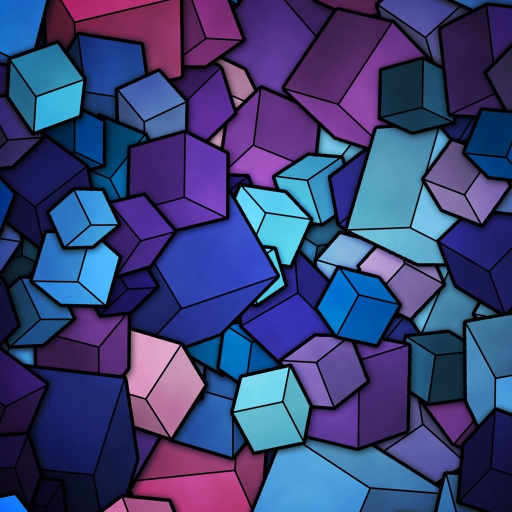
#> input picture assets/corners.jpg, 1024 x 1024 px, found by its file name (shown at 1/2 size)
$ python CornerDetection.py
#> lines starting #> are read from the running program, lines starting #| are printed output that depends on the picture; after the words box and inside, x2 and y2 are one past the last pixel; in counts of white or black regions, pixels touching at a corner belong together
import cv2
import numpy as np

# img = cv2.imread('assets/chessboard.png')
img = cv2.imread('assets/corners.jpg')
#> img is the input picture: shape (1024, 1024, 3); mean B, G, R 119, 66.3, 59
img = cv2.resize(img, (0, 0), fx=0.75, fy=0.75)
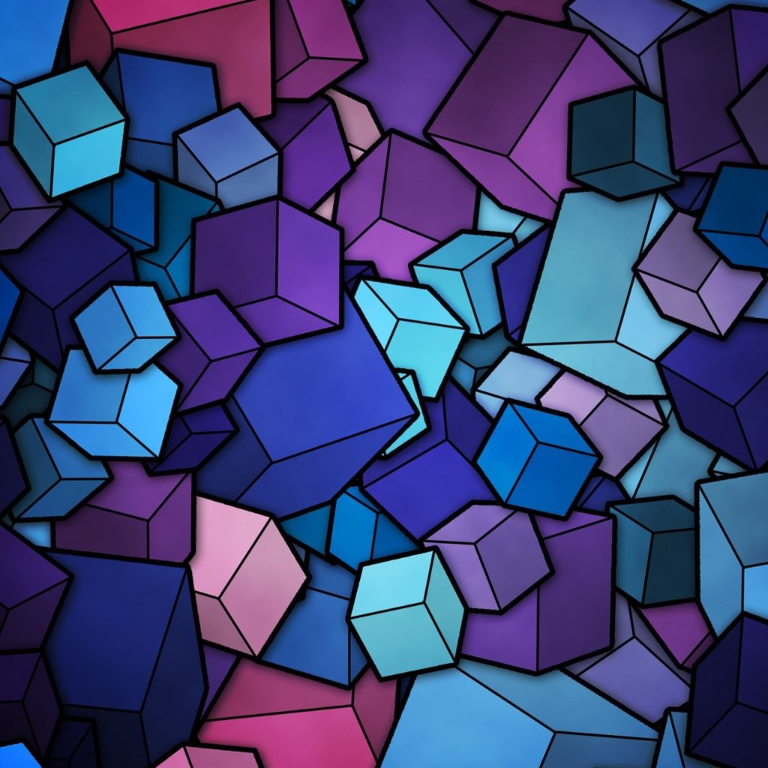
#> img: shape (768, 768, 3); mean B, G, R 119, 66.3, 59
gray = cv2.cvtColor(img, cv2.COLOR_BGR2GRAY)
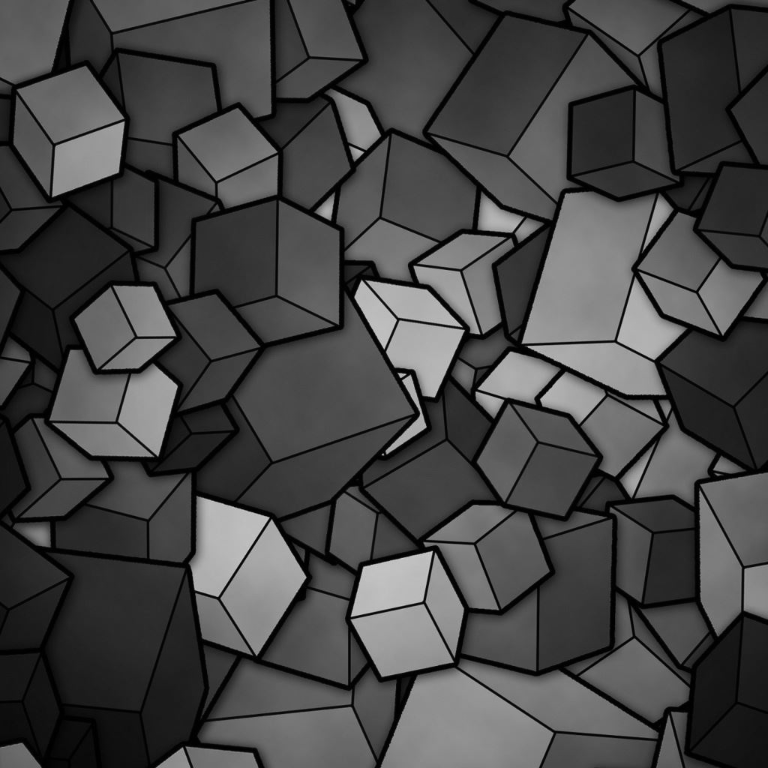
#> gray: shape (768, 768); min 0, max 206, mean 70.1

corners = cv2.goodFeaturesToTrack(gray, 1000, 0.01, 10)
#> corners = 410 rows, first 8: [431, 552], [384, 348], [352, 615], [479, 333], [478, 388], [271, 520], [362, 152], [398, 373]
corners = np.int64(corners)

for corner in corners:
    x, y = corner.ravel()
    cv2.circle(img, (x,y), 5, (0,255,0), -1)
#> this loop made 410 passes
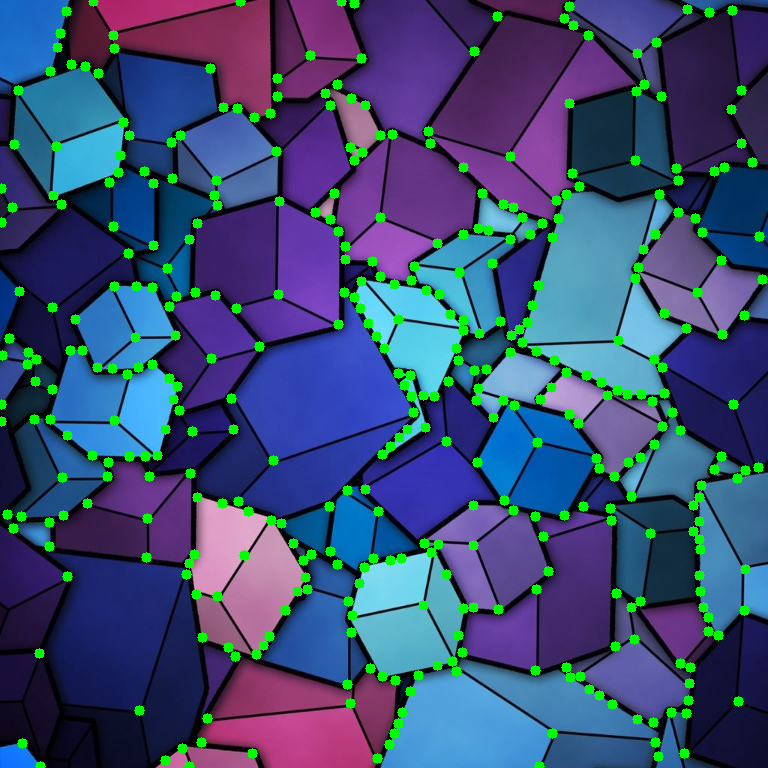
#> img: shape (768, 768, 3); 5.58% of pixels changed, all inside (x1, y1, x2, y2) = (0, 0, 768, 768)

# [7 lines of commented-out code are left out]

cv2.imshow('img', img)
cv2.waitKey(0)
cv2.destroyAllWindows()

$ run again, with assets/football.png saved as assets/corners.jpg
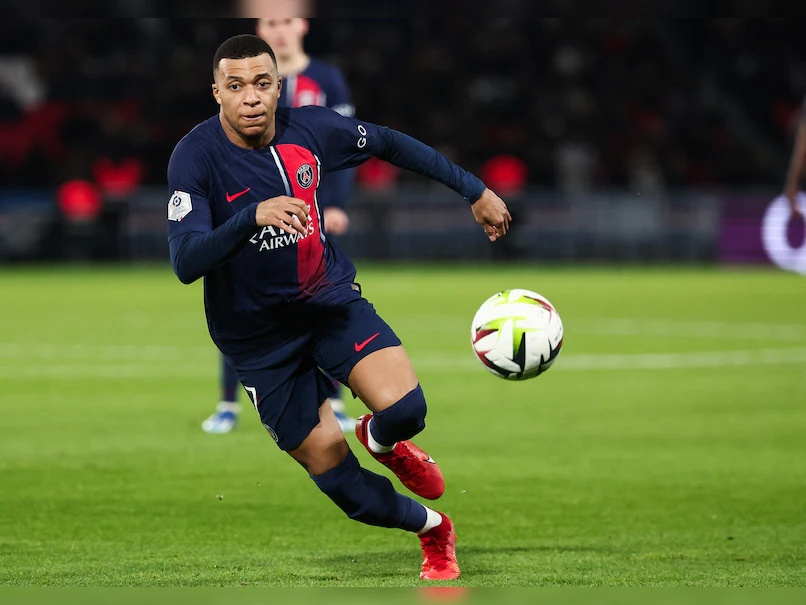
#> input picture assets/football.png, 806 x 605 px, found by its file name
#> img is the input picture: shape (605, 806, 3); mean B, G, R 51.1, 94.7, 83.6
#> `gray = cv2.cvtColor(img, cv2.COLOR_BGR2GRAY)`:
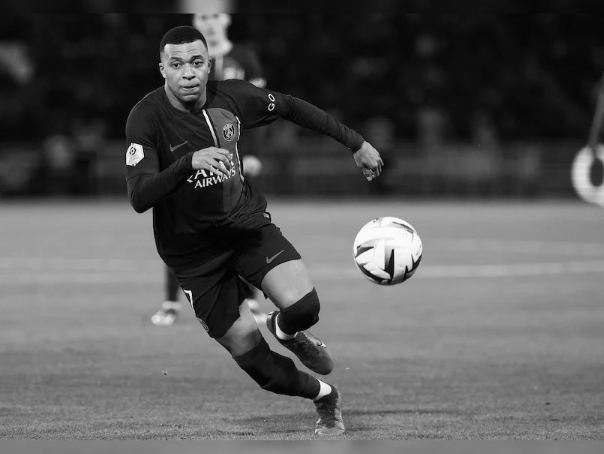
#> gray: shape (454, 604); min 1, max 253, mean 86.4
#> corners = 225 rows, first 8: [211, 174], [198, 180], [209, 184], [203, 110], [220, 181], [393, 249], [127, 163], [187, 180]
#> the loop `for corner in corners:` made 225 passes
#> after the loop `for corner in corners:`:
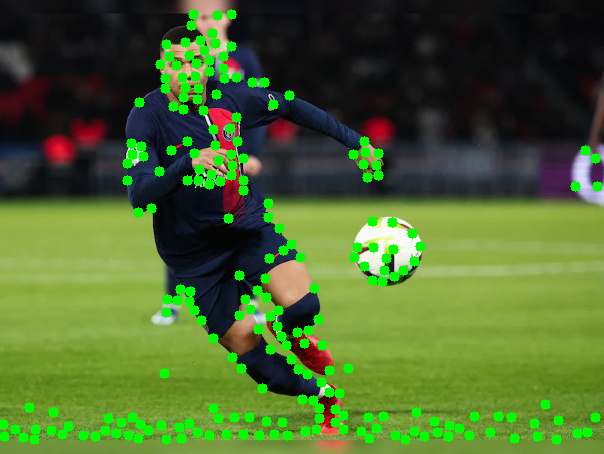
#> img: shape (454, 604, 3); mean B, G, R 46.1, 104.1, 76
